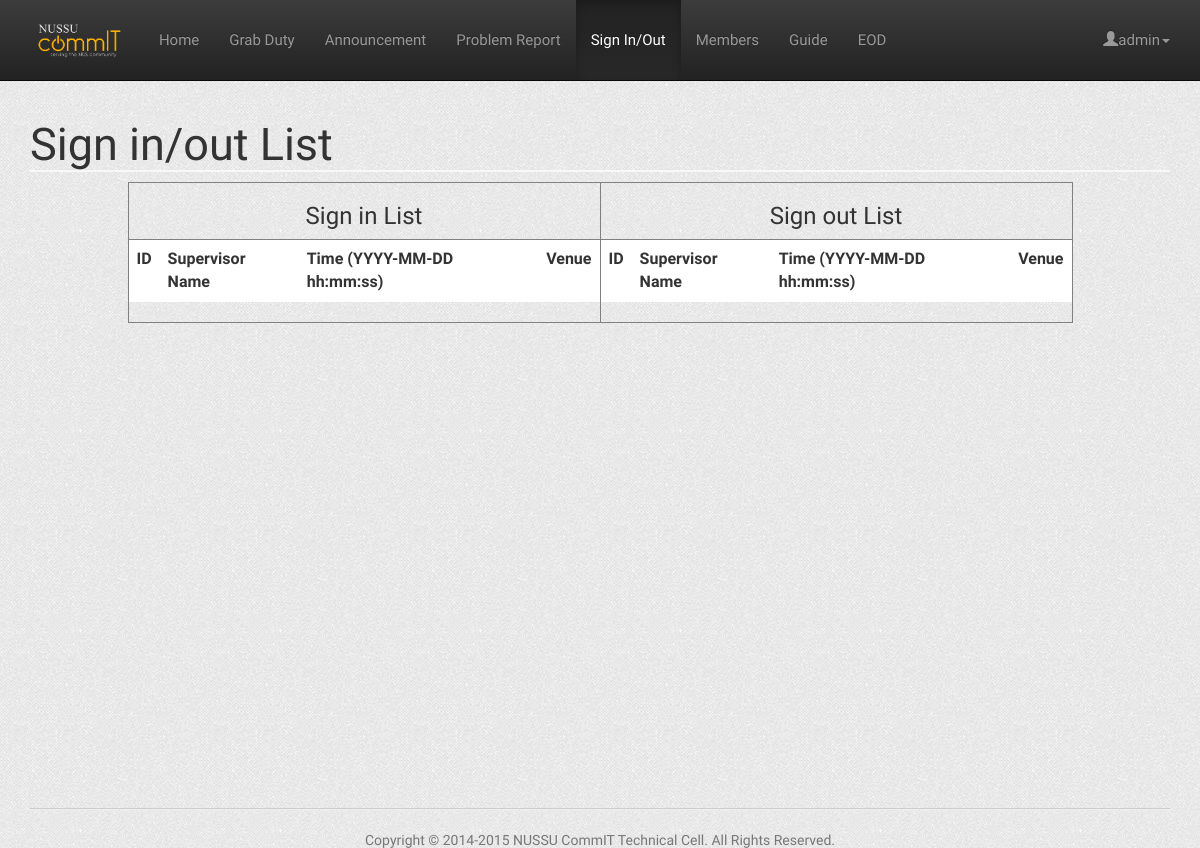
/signlist.php (signed in), run on an earlier commit of the app's database.
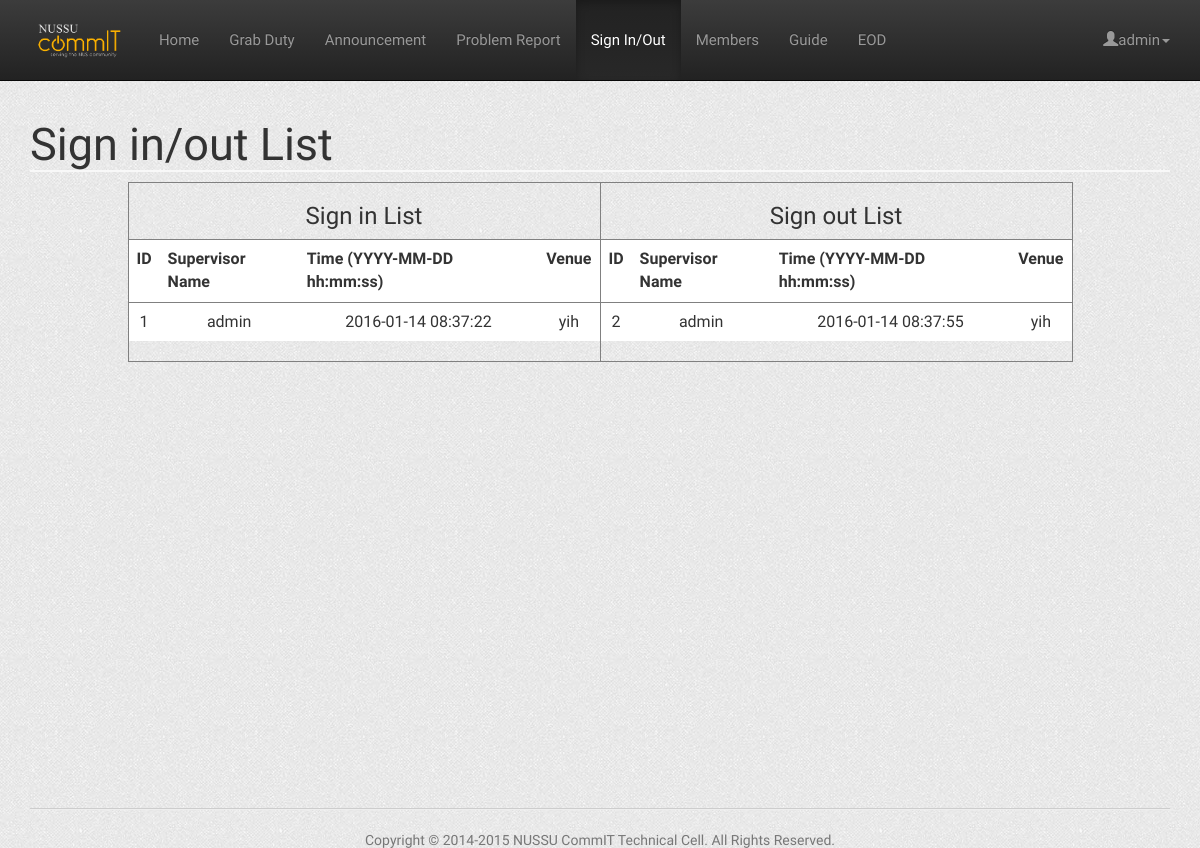
And on a later commit of the database.
### tables this page shows
CREATE TABLE IF NOT EXISTS `sign` (
  `id` int(11) NOT NULL,
  `supervisor_id` int(11) NOT NULL,
  `time` timestamp NOT NULL DEFAULT CURRENT_TIMESTAMP,
  `venue` varchar(30) NOT NULL,
  `signtype` varchar(30) NOT NULL
);

CREATE TABLE IF NOT EXISTS `users` (
  `id` int(11) NOT NULL,
  `name` varchar(40) NOT NULL,
  `matric_number` varchar(30) DEFAULT NULL,
  `contact` varchar(30) DEFAULT NULL COMMENT 'phone number',
  `password` varchar(60) NOT NULL,
  `email` varchar(50) NOT NULL DEFAULT '',
  `is_admin` tinyint(1) NOT NULL DEFAULT '0',
  `cell` varchar(24) NOT NULL DEFAULT 'none',
  `position` varchar(24) NOT NULL DEFAULT 'Subcom',
  `new_ann` int(11) NOT NULL DEFAULT '1',
  `status` int(1) NOT NULL DEFAULT '1' COMMENT 'activation status',
  `temp1` int(11) NOT NULL,
  `temp2` int(11) NOT NULL,
  `tracking` varchar(11) NOT NULL DEFAULT '0',
  `duty` int(11) NOT NULL DEFAULT '1',
  `notification` int(11) NOT NULL DEFAULT '0'
);

### Controller/SignController.php (called while the page is built, shortened)
<?php
require_once(dirname(__FILE__).'/../Utils/DBoperation.php');
class SignController {
    private static $instance;
    private $signList;
    private function __construct() {
        $this->signList = new DBOperation("sign");
    }
    public static function getInstance() {
        if (!self::$instance) {
            self::$instance = new self();
        }
        return self::$instance;
    }
    public function getAllSignList() {
        return $this->signList->getAll();
    }
}
?>

### Utils/DBoperation.php (called while the page is built, shortened)
<?php
require_once(dirname(__FILE__).'/DBhandler.php');
	Class DBOperation
	{
		private $tableName;
		private static $dbHandler;
		public function DBOperation($tableName)
		{
			$this->tableName = $tableName;
			self::$dbHandler = new DBHandler();
		}
                private function commandiseCondition($condition)
                {
                    $conditionCommand = "";
                    foreach ($condition as $key => $value)
                    {
                        $conditionCommand = $conditionCommand.$key." = \"".$value."\"";
                    }
                    return $conditionCommand;
                }
                public function get($conditions,$sortBy = "")
		{
                    $conditionCommand = $this->commandiseCondition($conditions);
                    $query = "SELECT * FROM ".$this->tableName;
                    if ($conditionCommand != "")
                    {
                        $query = $query." WHERE ".$conditionCommand;
                    }
                    return self::$dbHandler->getQuery($query);
		}
		public function getAll()
		{
			$query = "SELECT * FROM ".$this->tableName;
			return self::$dbHandler->getQuery($query);
		}
	};
?>

### Utils/DBhandler.php (called while the page is built, shortened)
<?php
Class DBHandler
{
    private $con;
    public function DBHandler()
    {
        $this->con = mysqli_connect(DB_SERVER,DB_USER,DB_PASS,DB_NAME);
    }
    public function getQuery($query)
    {
        $result = mysqli_query($this->con,$query);
        $data = array();
        $i = 0;
        while ($data[$i++] = mysqli_fetch_array($result));
        unset($data[count($data)-1]);
        return $data;
    }
};
?>

### Controller/UserController.php (called while the page is built, shortened)
<?php
include_once(dirname(__FILE__).'/../Model/User.php');
require_once(dirname(__FILE__).'/../Utils/DBoperation.php');
class UserController {
    private static $instance;
    private $userList;
    private function __construct() {
        $this->userList = new DBOperation("users");
    }
    public static function getInstance() {
        if (!self::$instance) {
            self::$instance = new self();
        }
        return self::$instance;
    }
    public function getUserName($userID) {
        $condition = array();
        $condition["id"] = $userID;
        $user = $this->userList->get($condition);
        return $user[0]["name"];
    }
}
?>

### signlist.php (the view, shortened to what the changed rows need)
<html>
	<head>
		<link href="includes/css/bootstrap.min.css" rel="stylesheet">
		<link href="includes/css/bootstrap-theme.min.css" rel="stylesheet">
        <link href="includes/css/style.css" rel="stylesheet">
	</head>
    <body>
        <?php include_once(dirname(__FILE__).'/Controller/SignController.php');?>
        <?php include_once(dirname(__FILE__).'/Controller/UserController.php');?>
        <div class="container">
        <?php
            $userController = UserController::getInstance();
        ?>
        <div class="row">
            <div class="col-sm-12">
                <h1>Sign in/out List</h1>
            </div>
        </div>
        <div class="row row-centered text-centered">
        <div class="col-sm-10">
        <?php
            $signController = SignController::getInstance();
            $signList = $signController->getAllSignList();
            ?>
            <table border = "1">
                <tr><td valign="top">
                <table class='table' style='float:left;'>
                    <tr>
                        <th>ID</th>
                        <th>Supervisor Name</th>
                        <th>Time (YYYY-MM-DD hh:mm:ss)</th>
                        <th>Venue</th>
                    </tr>
                    <?php
                    for ($i = 0; $i < count($signList); ++$i) {
                        if ($signList[$i]['signtype'] != 'in') {
                            continue;
                        }
                        echo "<tr>";
                        echo "<td>".$signList[$i]['id']."</td>";
                        echo "<td>".$userController->getUserName($signList[$i]['supervisor_id'])."</td>";
                        echo "<td>".$signList[$i]['time']."</td>";
                        echo "<td>".$signList[$i]['venue']."</td>";
                    }
                    ?>
                </table>
                </td><td valign="top">
                <table class='table'>
                    <tr>
                        <th>ID</th>
                        <th>Supervisor Name</th>
                        <th>Time (YYYY-MM-DD hh:mm:ss)</th>
                        <th>Venue</th>
                    </tr>
                    <?php
                    for ($i = 0; $i < count($signList); ++$i) {
                        if ($signList[$i]['signtype'] != 'out') {
                            continue;
                        }
                        echo "<tr>";
                        echo "<td>".$signList[$i]['id']."</td>";
                        echo "<td>".$userController->getUserName($signList[$i]['supervisor_id'])."</td>";
                        echo "<td>".$signList[$i]['time']."</td>";
                        echo "<td>".$signList[$i]['venue']."</td>";
                    }
                    ?>
                </table>
                </td></tr>
            </table>
            </div>
            </div></div>
	</body>
</html>

What changed in the data, as far as the page shows it:
added sign: id "1", supervisor.name "admin", time "2016-01-14 08:37:22", venue "yih", shown under "Sign in List"
added sign: id "2", supervisor.name "admin", time "2016-01-14 08:37:55", venue "yih", shown under "Sign out List"
